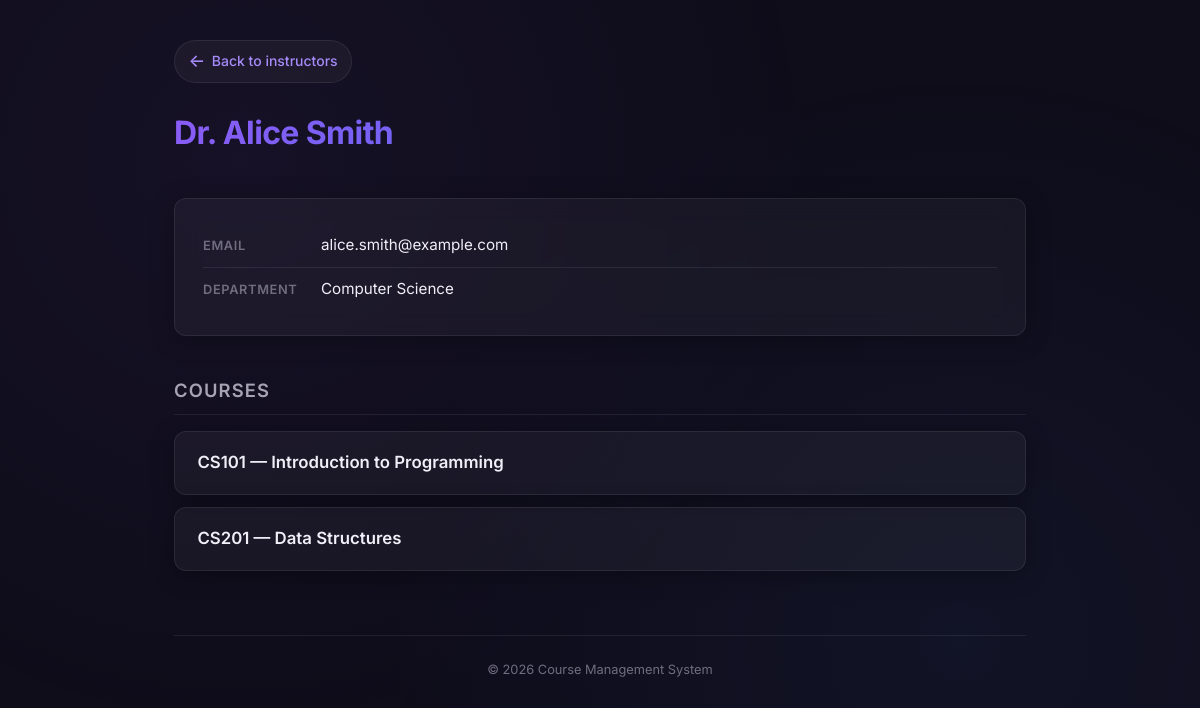
The page /instructor/1/ on the database its author committed.
### instructor/models.py (models this page shows, shortened)
class Instructor(models.Model):
    name = models.CharField(max_length=100)
    email = models.EmailField(unique=True)
    department = models.CharField(max_length=100)
    class Meta:
        ordering = ["name"]

### course/models.py (models this page shows, shortened)
class Course(models.Model):
    title = models.CharField(max_length=200)
    code = models.CharField(max_length=20, unique=True)
    description = models.TextField(blank=True)
    instructor = models.ForeignKey(
        Instructor,
        on_delete=models.CASCADE,
        related_name="courses",
    )
    class Meta:
        ordering = ["code"]

### instructor/views.py (the view)
# urls.py: path('instructor/<int:pk>/', views.instructor_detail, name='instructor_detail'),
def instructor_detail(request, pk: int):
    instructor = get_object_or_404(Instructor, pk=pk)
    courses = instructor.courses.all()
    return render(
        request,
        "instructor/instructor_detail.html",
        {"instructor": instructor, "courses": courses},
    )

### instructor/templates/instructor/instructor_detail.html (shortened to what this page needs)
{% extends "base.html" %}
{% block content %}
<a href="{% url 'instructor_list' %}" class="back-link">
    <span class="arrow">&larr;</span> Back to instructors
</a>
<header class="page-header">
    <h1>{{ instructor.name }}</h1>
</header>
<div class="info-block">
    <div class="info-row">
        <span class="info-label">Email</span>
        <span class="info-value">{{ instructor.email }}</span>
    </div>
    <div class="info-row">
        <span class="info-label">Department</span>
        <span class="info-value">{{ instructor.department }}</span>
    </div>
</div>
<h2 class="section-title">Courses</h2>
<ul class="card-list">
    {% for course in courses %}
    <li class="card-item">
        <a href="{% url 'course_detail' course.pk %}">
            <span class="card-title">{{ course.code }} &mdash; {{ course.title }}</span>
        </a>
    </li>
    {% empty %}
    <li class="empty-state">No courses assigned to this instructor.</li>
    {% endfor %}
</ul>
{% endblock %}

### static/css/style.css (style rules this page uses)
:root { --bg-primary: #0f0d1a; --bg-secondary: #1a1726; --bg-card: rgba(255, 255, 255, 0.04); --bg-card-hover: rgba(255, 255, 255, 0.08); --border-color: rgba(255, 255, 255, 0.08); --text-primary: #f0eef6; --text-secondary: #a7a3b5; --text-muted: #706d80; --accent: #8b5cf6; --accent-light: #a78bfa; --accent-glow: rgba(139, 92, 246, 0.25); --gradient: linear-gradient(135deg, #8b5cf6, #6366f1, #3b82f6); --radius: 12px; --radius-sm: 8px; --shadow: 0 4px 24px rgba(0, 0, 0, 0.3); --shadow-hover: 0 8px 40px rgba(0, 0, 0, 0.45); --transition: 0.25s cubic-bezier(0.4, 0, 0.2, 1); }
*, *::before, *::after { box-sizing: border-box; margin: 0; padding: 0; }
html { font-size: 16px; scroll-behavior: smooth; }
body { font-family: 'Inter', system-ui, -apple-system, sans-serif; background: var(--bg-primary); color: var(--text-primary); line-height: 1.6; min-height: 100vh; -webkit-font-smoothing: antialiased; }
body::before { content: ''; position: fixed; inset: 0; background-image: radial-gradient(circle at 20% 20%, rgba(139, 92, 246, 0.06) 0%, transparent 50%), radial-gradient(circle at 80% 80%, rgba(59, 130, 246, 0.06) 0%, transparent 50%); pointer-events: none; z-index: 0; }
.page-header { margin-bottom: 2.5rem; }
.page-header h1 { font-size: 2rem; font-weight: 700; letter-spacing: -0.02em; background: var(--gradient); -webkit-background-clip: text; -webkit-text-fill-color: transparent; background-clip: text; }
.back-link { display: inline-flex; align-items: center; gap: 0.4rem; font-size: 0.875rem; font-weight: 500; color: var(--accent-light); text-decoration: none; margin-bottom: 1.5rem; padding: 0.4rem 0.85rem; border-radius: 999px; background: var(--bg-card); border: 1px solid var(--border-color); transition: all var(--transition); }
.back-link .arrow { font-size: 1.1rem; transition: transform var(--transition); }
.section-title { font-size: 1.15rem; font-weight: 600; color: var(--text-secondary); text-transform: uppercase; letter-spacing: 0.06em; margin: 2.5rem 0 1rem; padding-bottom: 0.5rem; border-bottom: 1px solid var(--border-color); }
.info-block { background: var(--bg-card); border: 1px solid var(--border-color); border-radius: var(--radius); padding: 1.5rem 1.75rem; backdrop-filter: blur(12px); box-shadow: var(--shadow); }
.info-row { display: flex; align-items: baseline; gap: 0.5rem; padding: 0.6rem 0; }
.info-row:not(:last-child) { border-bottom: 1px solid var(--border-color); }
.info-label { font-size: 0.8rem; font-weight: 600; text-transform: uppercase; letter-spacing: 0.05em; color: var(--text-muted); min-width: 110px; flex-shrink: 0; }
.info-value { color: var(--text-primary); font-size: 0.95rem; }
.card-list { list-style: none; display: flex; flex-direction: column; gap: 0.75rem; }
.card-item { background: var(--bg-card); border: 1px solid var(--border-color); border-radius: var(--radius); padding: 1.1rem 1.4rem; transition: all var(--transition); box-shadow: var(--shadow); }
.card-item a { text-decoration: none; color: var(--text-primary); display: block; }
.card-item .card-title { font-size: 1.05rem; font-weight: 600; margin-bottom: 0.2rem; transition: color var(--transition); }

### rows shown on the page
Instructor: name "Dr. Alice Smith", email "alice.smith@example.com", department "Computer Science"
Course: code "CS101", title "Introduction to Programming"
Course: code "CS201", title "Data Structures"
